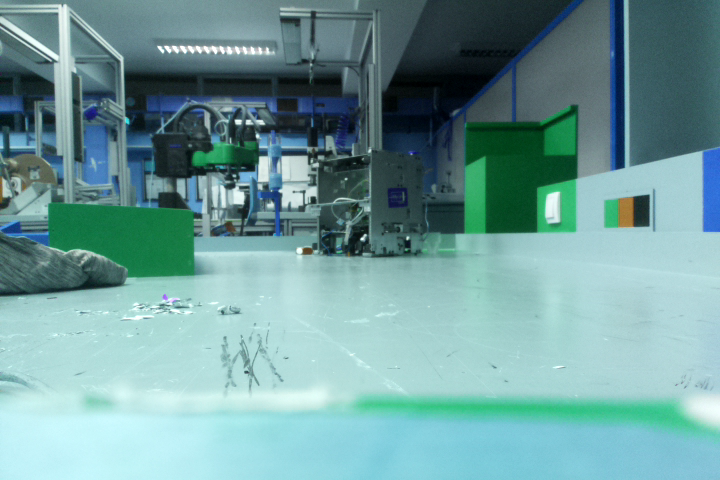
#> input picture test_images/Image1.png, 720 x 480 px, given in place of the camera
$ python final_code.py   (older library calls are emulated)
#> lines starting #> are read from the running program, lines starting #| are printed output that depends on the picture; after the words box and inside, x2 and y2 are one past the last pixel; in counts of white or black regions, pixels touching at a corner belong together
#> further down, image is the input picture: shape (480, 720, 3); mean B, G, R 155.2, 155, 111.5
import os
import cv2
import numpy as np
import time
from socket import *


SQUARE_COLORS = {
    # TODO: better color ranges
    # https://www.rapidtables.com/web/color/RGB_Color.html
    # name      min             max             color to draw
    'yellow': ([24, 50, 100], [41, 255, 255], (128, 255, 255)),
    'green': ([42, 60, 120], [70, 255, 255], (0, 255, 0)),
    'black': ([0, 0, 0], [180, 255, 120], (0, 0, 0)),
    'blue': ([90, 50, 120], [130, 255, 255], (255, 0, 0)),
    'orange': ([5, 50, 50], [20, 255, 255], (0, 0, 255)),
}

BOUNDARY_COLOR = {
    # For comparison: RAL 7032 = [22.5, 28, 181]
    # 'gray': ([0, 0, 76], [180, 76, 207], (128,128,128))
    # TODO: better gray ranges
    'gray': ([0, 0, 100], [180, 76, 255], (128, 128, 128))
}

CONSTRUCTION_PLANS = {
    '4,2,1': [["orange", "black", "green"], 0],
    '0,2,3': [["yellow", "black", "blue"], 0],
    '3,1,4': [["blue", "green", "orange"], 0],
    '0,1,2': [["yellow", "green", "black"], 0],
    '2,0,4': [["black", "yellow", "orange"], 0],

    '1,0,3': [["green", "yellow", "blue"], 0],
    '3,4,2': [["blue", "orange", "black"], 0],
    '1,4,0': [["green", "orange", "yellow"], 0],
    '2,3,1': [["black", "blue", "green"], 0],
    '4,3,0': [["orange", "blue", "yellow"], 0]
}


def check_contour_area(contour, max_area=700, min_area=300):
    return max_area > cv2.contourArea(contour) > min_area


"""
def is_rectangle(contour, tolerance=0.075):
   tolerance(Image3) < 0.1
       # tolerance(Image22) > 0.05
       approx = cv2.approxPolyDP(contour, tolerance * cv2.arcLength(contour, True), True)
    return len(approx) == 4
"""


def is_perspective_square(contour, max_ratio=2, min_ratio=0.7):
    _, _, w, h = cv2.boundingRect(contour)
    return max_ratio * w >= h >= min_ratio * w


def is_correctly_oriented(contour, max_angle=15):
    # https://namkeenman.wordpress.com/2015/12/18/open-cv-determine-angle-of-rotatedrect-minarearect/
    _, _, angle = cv2.minAreaRect(contour)
    angle = abs(angle)
    if angle < max_angle or abs(angle - 90) < max_angle:
        return True

"""
def get_avg_color_of_neighbor(image_hsv, x, y, dist=7):
    # Check if image boundaries are exceeded
    top = y - dist
    bottom = y + dist
    left = x - dist
    right = x + dist
    if image_hsv.shape[1] <= right:
        right = image_hsv.shape[1] - 1
    if image_hsv.shape[0] <= bottom:
        bottom = image_hsv.shape[0] - 1
    if left < 0:
        left = 0
    if top < 0:
        top = 0
    if right <= 0 or left >= image_hsv.shape[1] or top >= image_hsv.shape[
        0] or bottom <= 0 or right == left or top == bottom:
        return np.array([-1, -1, -1])

    # Find mean hsv value of region
    neighbor_mean = [image_hsv[top: bottom, left: right, i].mean() for i in range(3)]
    return np.array(list(map(int, neighbor_mean)))


def is_color_gray(color_to_check):
    is_gray = False
    for color, value in BOUNDARY_COLOR.items():
        is_gray = is_gray or ((value[0] < color_to_check).all and (color_to_check < value[1]).all)
    return is_gray


def is_on_wall(image_hsv, contour, euclidian_distance=50, height = 15):
    # Biggest euclidean distande: Image 15 17 20
    # TODO: is_on_wall function VERY SLOW! ~2.5 seconds execution
    x, y, w, h = cv2.boundingRect(contour)

    # Get coordinates above & below the rectangle
    y_down = int(y + h + height)
    y_up = int(y - height)
    x_middle = int(x + w / 2)
    #cv2.imshow('gray', cv2.inRange(image_hsv, np.array(BOUNDARY_COLOR['gray'][0]), np.array(BOUNDARY_COLOR['gray'][1])))

    # Find average color
    # TODO: use wider x area?
    color_up = get_avg_color_of_neighbor(image_hsv, x_middle, y_up)
    color_down = get_avg_color_of_neighbor(image_hsv, x_middle, y_down)

    # Check Euclidean distance between up and down colors, afterwards and if color is gray
    # TODO: Remove is_color_gray? Doesn't help much..
    # Irony? Code is faster with is_color_gray
    dist = np.linalg.norm(color_up - color_down)
    return dist < euclidian_distance and is_color_gray(color_up) and is_color_gray(color_down)
"""

def are_rectangles_adjacent(filtered_rectangles, x_multiplier=1.4, y_multiplier=0.5):
    adjacent_rectangles = {}
    for outer_color, outer_rectangle in filtered_rectangles.items():
        has_adjacent = False
        x, y, w, h = outer_rectangle
        x1 = x - x_multiplier * w
        y1 = y - y_multiplier * w
        x2 = x + w + x_multiplier * h
        y2 = y + h + y_multiplier * h

        for inner_color, inner_rectangle in filtered_rectangles.items():
            if inner_color == outer_color:
                continue
            x, y, w, h = inner_rectangle
            if x2 > x + w > x > x1 and y2 > y + h > y > y1:
                has_adjacent = True

        if has_adjacent:
            adjacent_rectangles[outer_color] = outer_rectangle
    return(adjacent_rectangles)


def filter_contours(image_hsv, mask):
    filtered_contours = []
    _, contours, hierarchy = cv2.findContours(mask, cv2.RETR_TREE, cv2.CHAIN_APPROX_NONE)
    for contour in contours:
        # TODO: reorder functions by execution time
        if check_contour_area(contour) and \
                is_perspective_square(contour) and \
                is_correctly_oriented(contour):
            filtered_contours.append(contour)
    return filtered_contours


def check_color_combination(square_x_color):
    colors = np.array([item[0] for item in square_x_color])
    for key, value in CONSTRUCTION_PLANS.items():
        if np.array_equal(np.array(colors), np.array(value[0])):
            value[1] += 1
            return True
    colors = colors[::-1]  # invert color position in array
    for key, value in CONSTRUCTION_PLANS.items():
        # TODO: is the comma a problem?
        if np.array_equal(colors, value[0]):
            value[1] += 1
            return True
    return False


# def crop_image(image, x_window = 55, y_window = 45, x_offset = 0, y_offset = -60):
def crop_image(image, x_window = 100, y_window = 60, x_offset = 0, y_offset = 0):
#> called with x_window = 100, y_window = 60, x_offset = 0, y_offset = 0
    y, x, _ = image.shape
#> y = 480; x = 720
    top = y // 2 - y_window // 2 + y_offset
#> top = 210
    bottom = y // 2 + y_window // 2 + y_offset
#> bottom = 270
    left = x // 2 - x_window // 2 + x_offset
#> left = 310
    right = x // 2 + x_window // 2 + x_offset
#> right = 410
    if top < 0:
        top = 0
    if bottom >= y:
        bottom = y - 1
    if left < 0:
        left = 0
    if right >= x:
        right = x - 1
    return image[top:bottom, left:right]
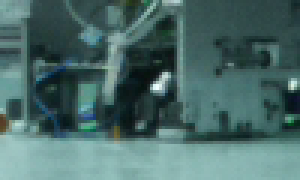
#> returned value: shape (60, 100, 3) (shown 3 times larger); mean of channels 0, 1, 2 105.1, 107.2, 75; drawn as B, G, R


def send_to_server(data, host = "192.168.4.1", port = 5000):
    try:
        s=socket(AF_INET, SOCK_STREAM)
        s.connect((host,port))
        s.send(data.encode('utf-8'))
    except:
        pass

def key_with_max_val(square_x_color):
    return max(CONSTRUCTION_PLANS, key=lambda k: CONSTRUCTION_PLANS[k][1])

def sum_of_construction_plans():
    val = 0
    for key, value in CONSTRUCTION_PLANS.items():
        val += value[1]
    return val

def process_image(image):
    global not_sent_anything
    global data_to_send
    image_hsv = cv2.cvtColor(image, cv2.COLOR_BGR2HSV)
#> image_hsv: shape (60, 100, 3); mean H, S, V 88, 88.2, 108.2
    image_with_squares = image.copy()

    square_masks = {}
    global_square_mask = 0
    filtered_mask = np.zeros(image.shape)
    square_x_color = {}
    for color, value in SQUARE_COLORS.items():
        mask = cv2.inRange(image_hsv, np.array(value[0]), np.array(value[1]))
        kernel = np.ones((7,7),np.uint8)
        opening = cv2.morphologyEx(mask, cv2.MORPH_OPEN, kernel, iterations=2)

        square_masks[color] = mask
        global_square_mask = cv2.bitwise_or(global_square_mask, mask)

        # Get contours
        contours = filter_contours(image_hsv, mask)
        #print(color + ": " + str(len(contours)))

        # Display contours
        for contour in contours:
            square_x_color[color] = cv2.boundingRect(contour)
            cv2.drawContours(image_with_squares, [contour], -1, value[2], -1)
            cv2.drawContours(image_with_squares, [contour], -1, (255, 255, 255), 2)
#> this loop made 5 passes
#> contours on passes 1, 4: [[[38, 44], [38, 45]]], 43 contours, all with area under 20
#> pass 1, in process_image, `mask = cv2.inRange(image_hsv, np.array(value[0]), np.array(value[1]))`:
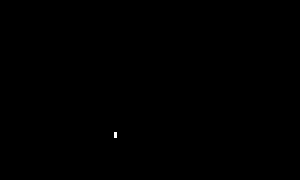
#> mask: shape (60, 100) (shown 3 times larger); 0.03% white in thin lines or dots, all inside (x1, y1, x2, y2) = (38, 44, 39, 46)
#> pass 3, in process_image, `mask = cv2.inRange(image_hsv, np.array(value[0]), np.array(value[1]))`:
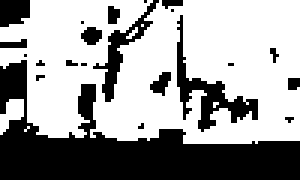
#> mask: shape (60, 100) (shown 3 times larger); 62.1% white; 22 black regions (14 under 20 px), largest, box (x1, y1, x2, y2) and area: (0, 20, 100, 60) 1625, (59, 5, 86, 44) 251, (31, 0, 53, 34) 151
#> pass 3, in process_image, `opening = cv2.morphologyEx(mask, cv2.MORPH_OPEN, kernel, iterations=2)`:
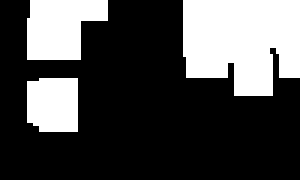
#> opening: shape (60, 100) (shown 3 times larger); 29.4% white; 3 white regions, box (x1, y1, x2, y2) and area: (61, 0, 100, 32) 1055, (9, 0, 36, 20) 417, (9, 26, 26, 44) 292
#> after the loop:
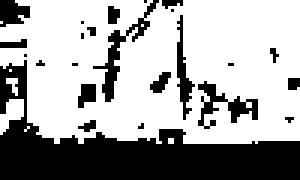
#> global_square_mask: shape (60, 100) (shown 3 times larger); 65.3% white; 24 black regions (15 under 20 px), largest, box (x1, y1, x2, y2) and area: (0, 20, 100, 60) 1508, (31, 0, 53, 34) 129, (66, 27, 86, 43) 114
#> after the loop: mask: shape (60, 100); 0.12% white in thin lines or dots, all inside (x1, y1, x2, y2) = (0, 38, 2, 42)
#> after the loop, square_masks = 5 items; square_x_color = 0 items

    # Get adjacent contours
    square_x_color = are_rectangles_adjacent(square_x_color)

    # Find order
    import operator
    square_x_color = sorted(square_x_color.items(), key=operator.itemgetter(1))
#> square_x_color = []


    if check_color_combination(square_x_color):
#> in check_color_combination, `colors = np.array([item[0] for item in square_x_color])`: colors = empty array
        print("COMBINATION EXISTS <===========> " + str([col[0] for col in square_x_color]))
    else:
        print("Combination doesn't exist" + str([col[0] for col in square_x_color]))
#| Combination doesn't exist[]
    # Check if color combination exists
    if DEBUG_MODE == True:
        cv2.imshow("global_square_mask", global_square_mask)
        cv2.imshow("image_with_squares", image_with_squares)
        for color,masked in square_masks.items():
            cv2.imshow(color,masked)
#> this loop made 5 passes
#> color on passes 1 to 5: 'yellow', 'green', 'black', 'blue', 'orange'

    #send_to_server(key_with_max_val(CONSTRUCTION_PLANS))
    #if CONSTRUCTION_PLANS[key_with_max_val(CONSTRUCTION_PLANS)][1]:
    #    send_to_server(key_with_max_val(CONSTRUCTION_PLANS))
    data_to_send = key_with_max_val(CONSTRUCTION_PLANS)
    send_to_server(data_to_send)
    print(data_to_send)

""" BRKICEVA ZELJA
    if (sum_of_construction_plans() >= TIMES_COMBINATION_FOUND) and not_sent_anything:
        not_sent_anything = False
        data_to_send = key_with_max_val(CONSTRUCTION_PLANS)
        send_to_server(data_to_send)
        print(data_to_send)
    if not_sent_anything == False:
        send_to_server(data_to_send)
        print(data_to_send)
 """

#=================================== IMPORTANT PARAMETERS
SEND_TIME = 120
DEBUG_MODE = True
TIMES_COMBINATION_FOUND = 15
#===================================

started_measuring_time = False
PERIOD_OF_TIME = 1000  # in seconds (10 minutes)
start_time = time.time()
global not_sent_anything
not_sent_anything = True
global data_to_send
data_to_send = ""

started_measuring_time = False
time_exceeded = False
PERIOD_OF_TIME = 600  # in seconds (10 minutes)
start_time = time.time()

cap = cv2.VideoCapture(0)

while True:
    ret, image = cap.read()
    curr_time = time.time()

    #if DEBUG_MODE:
    #    cv2.imshow("orig",image)
    image = crop_image(image)
    if DEBUG_MODE:
        cv2.imshow("cropped",image)

    # find the order of colors
    process_image(image)

    if (cv2.waitKey(1) & 0xFF == ord('q')) or time.time() > start_time + PERIOD_OF_TIME:
#> (key q is pressed here)
        break

cv2.destroyAllWindows()

if DEBUG_MODE:
    print(CONSTRUCTION_PLANS)
    print("MAXVAL = ", CONSTRUCTION_PLANS[key_with_max_val(CONSTRUCTION_PLANS)])
